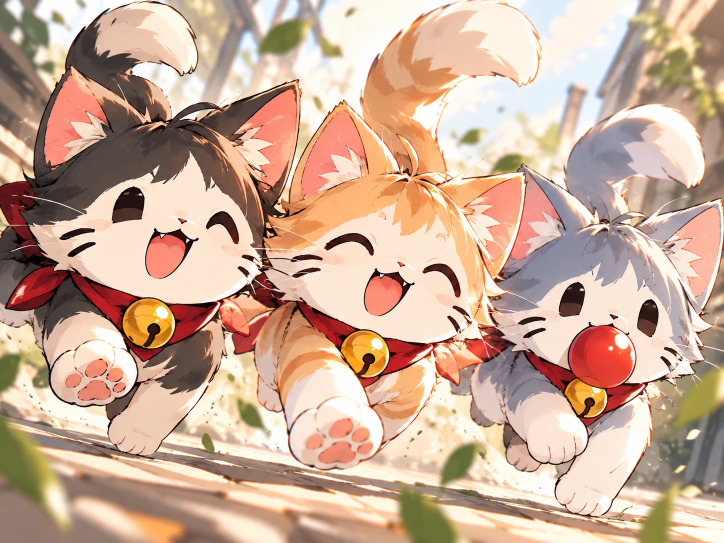
#> input picture assets-src/survivor/cats/story_1.webp, 1448 x 1086 px, given in place of room_stage_01.png, which was not available (shown at 1/2 size)
$ python survivor-room-assets.py ../assets-src/survivor/cats/story_1.webp ../assets-src/survivor/cats/story_2.webp
#> lines starting #> are read from the running program, lines starting #| are printed output that depends on the picture
#!/usr/bin/env python3
"""MANO SURVIVOR — 마노의 방's pictures (room.js), from Astra's room package.

    python3 -I scripts/survivor-room-assets.py <rooms dir> <characters dir>

<rooms dir>: room_stage_01.png … room_stage_06.png (the six growth stages of
the room, 1672 × 940/941, backgrounds only). <characters dir>: mano.png,
danchu.png, hodu.png, moru.png (one still pose each, transparent). The
originals are not changed or copied. Writes src/survivor/assets/room/:
  stage_1.webp … stage_6.webp   the six rooms, all 1672 × 941
  mano_sit.webp                 Mano sitting with her ball (her skin made a
                                little lighter the way her sprite sheets are:
                                survivor-mano-skin.py)
  danchu_play.webp, hodu_belly.webp, moru_sleep.webp   the cats' poses
and their sizes and feet in src/survivor/data/room.json → art (the poses are
cut to what is drawn and kept at twice the size they show in the room, whose
own pixels are the room picture's: 1672 × 941).
"""
import hashlib
import importlib.util
import json
import os
import sys

from PIL import Image

ROOT = os.path.dirname(os.path.dirname(os.path.abspath(__file__)))
OUT = os.path.join(ROOT, 'src', 'survivor', 'assets', 'room')
DATA = os.path.join(ROOT, 'src', 'survivor', 'data', 'room.json')
SIZE = (1672, 941)
# each pose: its file, the picture's name, and how tall (or wide) it shows in
# the room (room pixels): Mano sits a little lower than she stands (about 180
# in the room); the cats about half of her (asked for: smaller than in the
# fight, where they are two thirds)
POSES = [
    ('mano.png', 'mano_sit', ('h', 162)),
    ('danchu.png', 'danchu_play', ('h', 86)),
    ('hodu.png', 'hodu_belly', ('h', 80)),
    ('moru.png', 'moru_sleep', ('w', 114)),
]
KEEP = 2  # stored at twice its size in the room (sharp on a dense screen)


def skin():
    spec = importlib.util.spec_from_file_location('skin', os.path.join(ROOT, 'scripts', 'survivor-mano-skin.py'))
    m = importlib.util.module_from_spec(spec)
    spec.loader.exec_module(m)
    return m


def sha(path):
    with open(path, 'rb') as f:
        return hashlib.sha256(f.read()).hexdigest()


def main():
    if len(sys.argv) != 3:
        sys.exit(__doc__)
    rooms, chars = sys.argv[1], sys.argv[2]
    os.makedirs(OUT, exist_ok=True)
    art = {'size': list(SIZE), 'stages': [], 'poses': {}}
    for i in range(1, 7):
        src = os.path.join(rooms, f'room_stage_{i:02d}.png')
        im = Image.open(src).convert('RGB')
#> im is the input picture: PIL image 1448x1086 RGB; mean R, G, B 203.3, 171.6, 150.9
        if im.size != SIZE:
            im = im.resize(SIZE, Image.LANCZOS)  # (stage 1 is one row short)
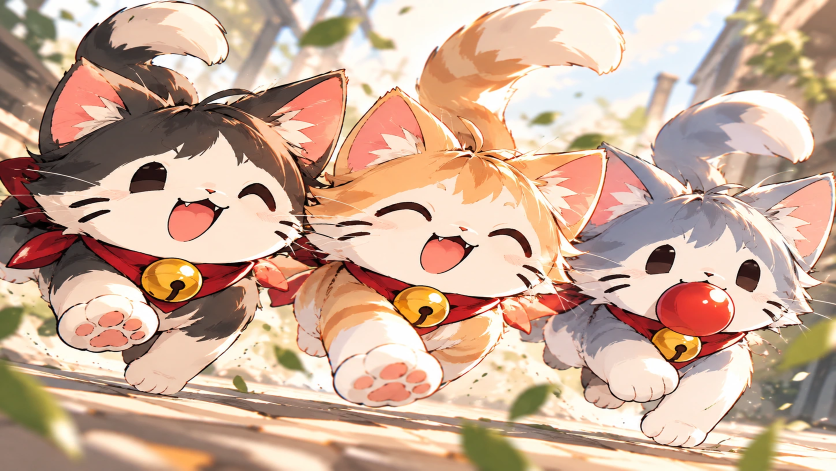
#> im: PIL image 1672x941 RGB (shown at 1/2 size); mean R, G, B 203.2, 171.7, 151
        path = os.path.join(OUT, f'stage_{i}.webp')
        im.save(path, 'WEBP', quality=82, method=6)
        art['stages'].append({'file': f'room/stage_{i}.webp', 'source': os.path.basename(src), 'sha256': sha(src), 'bytes': os.path.getsize(path)})
        print(path, os.path.getsize(path))
#> pass 2 of the loop in main, `for i in range(1, 7):`:
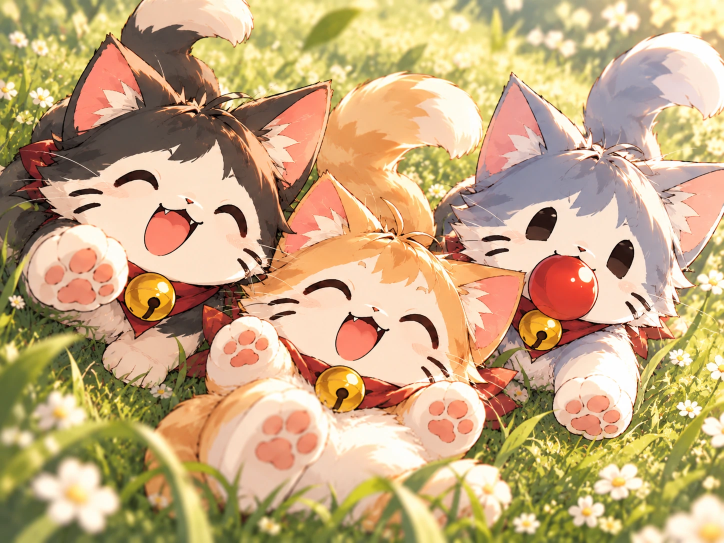
#> input picture assets-src/survivor/cats/story_2.webp, 1448 x 1086 px, given in place of room_stage_02.png, which was not available (shown at 1/2 size)
#> in main, im is the input picture: PIL image 1448x1086 RGB; mean R, G, B 197.7, 168.1, 126.3
#> in main, `im = im.resize(SIZE, Image.LANCZOS)`:
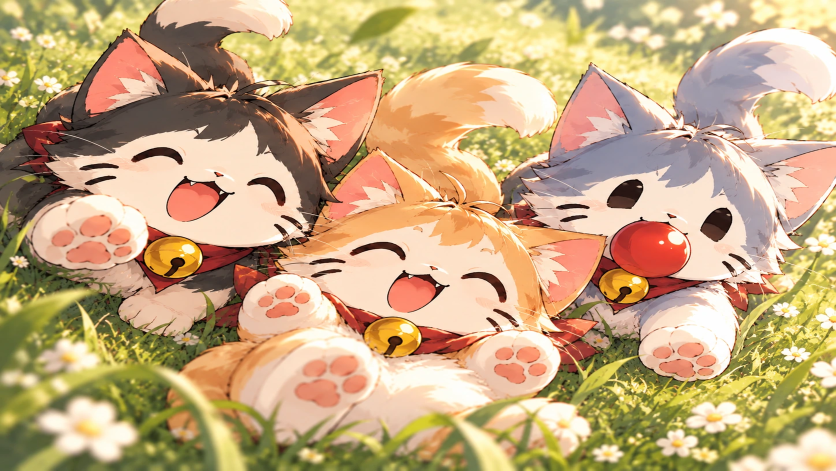
#> im: PIL image 1672x941 RGB (shown at 1/2 size); mean R, G, B 197.6, 168.1, 126.3
    lighten = skin().lighten
    for fname, name, (side, n) in POSES:
        src = os.path.join(chars, fname)
        im = Image.open(src).convert('RGBA')
        if name == 'mano_sit':
            im, px = lighten(im)
            print(f'{fname}: {px} skin pixels lightened')
        im = im.crop(im.getbbox())
        k = n / (im.height if side == 'h' else im.width)
        w, h = round(im.width * k * KEEP), round(im.height * k * KEEP)
        im = im.resize((w, h), Image.LANCZOS)
        path = os.path.join(OUT, f'{name}.webp')
        im.save(path, 'WEBP', quality=90, method=6)
        # (its foot: the middle of its bottom, in the room's pixels)
        art['poses'][name] = {'file': f'room/{name}.webp', 'source': fname, 'sha256': sha(src), 'w': round(w / KEEP, 1), 'h': round(h / KEEP, 1), 'bytes': os.path.getsize(path)}
        print(path, (w, h), os.path.getsize(path))
    data = json.load(open(DATA, encoding='utf-8'))
    data['art'] = art
    with open(DATA, 'w', encoding='utf-8') as f:
        json.dump(data, f, ensure_ascii=False, indent=2)
        f.write('\n')


if __name__ == '__main__':
#> (the run stopped early here; a loop or call above may not have finished)
